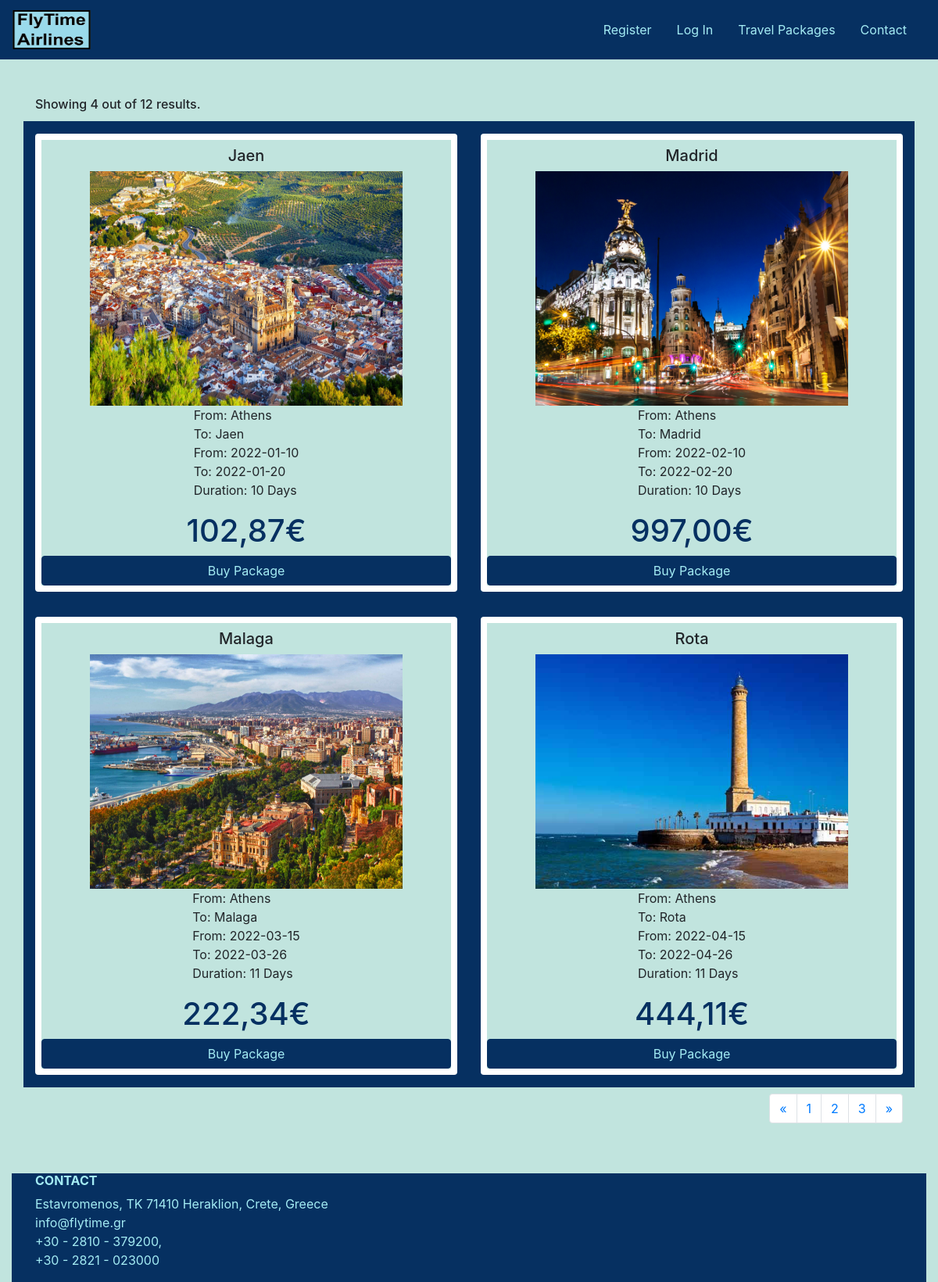
/HTML/travel_packages_list_page2.php, run on the app's committed database.
### tables this page shows
CREATE TABLE `travelpackage` (
  `ProductID` varchar(3) NOT NULL,
  `Price` varchar(10) NOT NULL,
  `Quantity` int(3) NOT NULL,
  `PhotoURL` varchar(80) NOT NULL,
  `FromCity` varchar(20) NOT NULL,
  `ToCity` varchar(20) NOT NULL,
  `FromDate` date NOT NULL,
  `ToDate` date NOT NULL,
  `Duration` varchar(20) NOT NULL
);

### PHP/travel_packages_list_page.php (called while the page is built, shortened)
<?php
    function getPackages()
    {
        $servername = "localhost";
        $username = "root";
        $dbpassword = "";
        $dbname= "eshop";
        $conn = new mysqli($servername, $username, $dbpassword, $dbname);
        $select = mysqli_query($conn, "SELECT * FROM travelpackage");
        $packages = array();
        $index = 0;
        while($row = $select->fetch_assoc())
        {
            $packages[$index] = $row;
            $index+=1;
        }
        return $packages;
    }
?>

### HTML/travel_packages_list_page2.php (the view, shortened to what this page needs)
<?php
        $isLoggedIn = isset($_SESSION["email"]);
        require ("/xampp/htdocs/TP4795PROJECTINTERFACE/PHP/travel_packages_list_page.php");
        $packages = getPackages();
        $page = 4;
?>
<!DOCTYPE html>
<html lang="en">
<head>
    <link rel="stylesheet" href="https://cdn.jsdelivr.net/npm/bootstrap@4.5.3/dist/css/bootstrap.min.css"
>
    <link rel="stylesheet" type="text/css" href="../CSS/travel_packages_list_page.css">
</head>
<body>
    <nav class="navbar navbar-expand-md">
        <a class="navbar-brand" href="home.php">
                <img src="../Images_and_Icons/FlyTimeLogo.png" width="100" height="50">
        </a>
        <div class="collapse navbar-collapse" id="main-navigation">
                <ul class="navbar-nav">
                        <?php if (!$isLoggedIn)
                        { ?>
                                <li class="nav-item">
                                        <a class="nav-link" href="sign_up.php">Register</a>
                                </li>
                        <?php } ?>
                        <?php if (!$isLoggedIn)
                        { ?>
                                <li class="nav-item">
                                        <a class="nav-link" href="login.php">Log In</a>
                                </li>
                        <?php } ?>
                        <li class="nav-item">
                                <a class="nav-link" href="travel_packages_list_page.php">Travel Packages</a>
                        </li>
                        <li class="nav-item">
                                <a class="nav-link" href="contact.php">Contact</a>
                        </li>
                </ul>
        </div>
</nav>
    <header class="page-header header container-fluid">
        <div class="container mt-5 mb-5">
            <div class="row">
                <div class="col-md-12">
                    <div class="d-flex flex-row justify-content-between align-items-center filters">
                        <h6>Showing 4 out of 12 results.</h6>
                    </div>
                </div>
            </div>
            <div class="row mt-1" id="Items">
                <?php for ($i = $page; $i < $page+4; $i++)
                { ?>
                    <div class="col-md-6">
                        <div class="p-card bg-white p-2 rounded px-1 mt-3 mb-3">
                            <div class="d-flex justify-content-center">
                                <h5 class="mt-2"><?php echo $packages[$i]['ToCity']; ?></h5>
                            </div>
                            <div class="d-flex justify-content-center">
                                <img src="<?php echo $packages[$i]['PhotoURL'];?>" width="400" height="300">
                            </div>
                            <div class="d-flex justify-content-center">
                                <p>
                                    From: <?php echo $packages[$i]['FromCity'];?><br>
                                    To: <?php echo $packages[$i]['ToCity'];?><br>
                                    From: <?php echo $packages[$i]['FromDate'];?><br>
                                    To: <?php echo $packages[$i]['ToDate'];?><br>
                                    Duration: <?php echo $packages[$i]['Duration'];?>
                                </p>
                            </div>
                            <div class="d-flex justify-content-center">
                                <h1><?php echo $packages[$i]['Price'];?></h1>
                            </div>
                            <form class="d-flex justify-content-end" id="BuyProduct" action="../PHP/buy.php" method="post">
                                <input type="button" id="Register" class="btn btn-secondary btn-block" value="Buy Package"
                                    onclick="Done(<?php echo $packages[$i]['Quantity'];?>,this.form)">
                            </form>
                        </div>
                    </div>
                <?php } ?>
            </div>
            <div class="d-flex justify-content-end text-right mt-2">
                <nav>
                    <ul class="pagination">
                        <li class="page-item"><a class="page-link" href="travel_packages_list_page.php" aria-label="Previous"><span
                                    aria-hidden="true">«</span></a></li>
                        <li class="page-item"><a class="page-link" href="travel_packages_list_page.php">1</a></li>
                        <li class="page-item"><a class="page-link" href="travel_packages_list_page2.php">2</a></li>
                        <li class="page-item"><a class="page-link" href="travel_packages_list_page3.php">3</a></li>
                        <li class="page-item"><a class="page-link" href="travel_packages_list_page3.php" aria-label="Next"><span
                                    aria-hidden="true">»</span></a></li>
                    </ul>
                </nav>
            </div>
        </div>
        <footer class="page-footer">
            <div class="container">
                    <div class="row">
                            <div class="col-lg-8 col-md-8 col-sm-12">
                                    <h6 class="text-uppercase font-weight-bold">Contact</h6>
                                    <p>Estavromenos, TK 71410 Heraklion, Crete, Greece
                                                <br />info@flytime.gr
                                                <br />+30 - 2810 - 379200,
                                                <br />+30 - 2821 - 023000</p>
                            </div>
                    </div>
            </div>
        </footer>
    </header>
</body>
</html>

### CSS/travel_packages_list_page.css (style rules this page uses)
body { background-color: #c1e4de; }
.navbar { background: #063061; }
.nav-link, .navbar-brand { color: #a4ecf4; cursor: pointer; }
.nav-link { margin-right: 1em !important; }
.navbar-collapse { justify-content: flex-end; }
.d-flex { background: #c1e4de; }
#Items { background: #063061; }
.d-flex h1 { color: #063061; }
.d-flex input { border-color: #063061; background: #063061; color: #a4ecf4; }
.page-footer { background: #063061; }
.page-footer h6 { color: #a4ecf4; }
.page-footer p { color: #a4ecf4; }

### data on the page
travelpackage: ToCity "Jaen", PhotoURL (picture), FromCity "Athens", FromDate "2022-01-10", ToDate "2022-01-20", Duration "10 Days", Price "102,87€"
travelpackage: ToCity "Madrid", PhotoURL (picture), FromCity "Athens", FromDate "2022-02-10", ToDate "2022-02-20", Duration "10 Days", Price "997,00€"
travelpackage: ToCity "Malaga", PhotoURL (picture), FromCity "Athens", FromDate "2022-03-15", ToDate "2022-03-26", Duration "11 Days", Price "222,34€"
travelpackage: ToCity "Rota", PhotoURL (picture), FromCity "Athens", FromDate "2022-04-15", ToDate "2022-04-26", Duration "11 Days", Price "444,11€"
